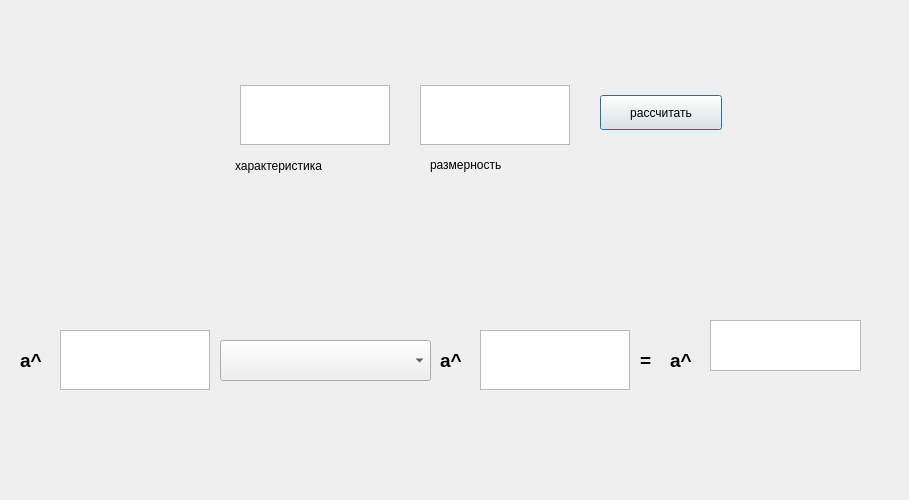
<?xml version="1.0" encoding="UTF-8"?>
<ui version="4.0">
 <class>actionExtended</class>
 <widget class="QDialog" name="actionExtended">
  <property name="geometry">
   <rect>
    <x>0</x>
    <y>0</y>
    <width>909</width>
    <height>500</height>
   </rect>
  </property>
  <property name="windowTitle">
   <string>extended operations</string>
  </property>
  <widget class="QTextEdit" name="textEdit_1">
   <property name="geometry">
    <rect>
     <x>240</x>
     <y>85</y>
     <width>150</width>
     <height>60</height>
    </rect>
   </property>
  </widget>
  <widget class="QTextEdit" name="textEdit_2">
   <property name="geometry">
    <rect>
     <x>420</x>
     <y>85</y>
     <width>150</width>
     <height>60</height>
    </rect>
   </property>
  </widget>
  <widget class="QTextEdit" name="textEdit_3">
   <property name="geometry">
    <rect>
     <x>60</x>
     <y>330</y>
     <width>150</width>
     <height>60</height>
    </rect>
   </property>
   <property name="font">
    <font>
     <pointsize>14</pointsize>
    </font>
   </property>
  </widget>
  <widget class="QTextEdit" name="textEdit_4">
   <property name="geometry">
    <rect>
     <x>480</x>
     <y>330</y>
     <width>150</width>
     <height>60</height>
    </rect>
   </property>
   <property name="font">
    <font>
     <pointsize>14</pointsize>
    </font>
   </property>
  </widget>
  <widget class="QPushButton" name="pushButton">
   <property name="geometry">
    <rect>
     <x>600</x>
     <y>95</y>
     <width>122</width>
     <height>35</height>
    </rect>
   </property>
   <property name="text">
    <string>рассчитать</string>
   </property>
  </widget>
  <widget class="QComboBox" name="comboBox">
   <property name="geometry">
    <rect>
     <x>220</x>
     <y>340</y>
     <width>211</width>
     <height>41</height>
    </rect>
   </property>
  </widget>
  <widget class="QTableWidget" name="tableWidget">
   <property name="geometry">
    <rect>
     <x>710</x>
     <y>320</y>
     <width>151</width>
     <height>51</height>
    </rect>
   </property>
   <attribute name="horizontalHeaderCascadingSectionResizes">
    <bool>true</bool>
   </attribute>
   <attribute name="horizontalHeaderDefaultSectionSize">
    <number>38</number>
   </attribute>
  </widget>
  <widget class="QLabel" name="label">
   <property name="geometry">
    <rect>
     <x>235</x>
     <y>155</y>
     <width>160</width>
     <height>21</height>
    </rect>
   </property>
   <property name="text">
    <string>характеристика</string>
   </property>
  </widget>
  <widget class="QLabel" name="label_2">
   <property name="geometry">
    <rect>
     <x>430</x>
     <y>150</y>
     <width>130</width>
     <height>30</height>
    </rect>
   </property>
   <property name="text">
    <string>размерность</string>
   </property>
  </widget>
  <widget class="QLabel" name="label_3">
   <property name="geometry">
    <rect>
     <x>440</x>
     <y>350</y>
     <width>31</width>
     <height>21</height>
    </rect>
   </property>
   <property name="font">
    <font>
     <pointsize>14</pointsize>
     <weight>75</weight>
     <bold>true</bold>
    </font>
   </property>
   <property name="text">
    <string>a^</string>
   </property>
  </widget>
  <widget class="QLabel" name="label_4">
   <property name="geometry">
    <rect>
     <x>20</x>
     <y>350</y>
     <width>31</width>
     <height>21</height>
    </rect>
   </property>
   <property name="font">
    <font>
     <pointsize>14</pointsize>
     <weight>75</weight>
     <bold>true</bold>
    </font>
   </property>
   <property name="text">
    <string>a^</string>
   </property>
  </widget>
  <widget class="QLabel" name="label_5">
   <property name="geometry">
    <rect>
     <x>640</x>
     <y>350</y>
     <width>16</width>
     <height>21</height>
    </rect>
   </property>
   <property name="font">
    <font>
     <pointsize>14</pointsize>
     <weight>75</weight>
     <bold>true</bold>
    </font>
   </property>
   <property name="text">
    <string>=</string>
   </property>
  </widget>
  <widget class="QLabel" name="label_6">
   <property name="geometry">
    <rect>
     <x>670</x>
     <y>350</y>
     <width>31</width>
     <height>21</height>
    </rect>
   </property>
   <property name="font">
    <font>
     <pointsize>14</pointsize>
     <weight>75</weight>
     <bold>true</bold>
    </font>
   </property>
   <property name="text">
    <string>a^</string>
   </property>
  </widget>
 </widget>
 <resources/>
 <connections/>
</ui>
